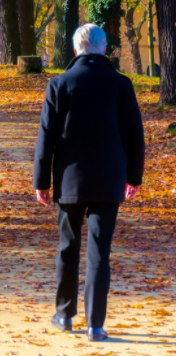
#> input picture Client/image/3.PNG, 176 x 356 px, found by its file name
$ python HOGTest.py
#> lines starting #> are read from the running program, lines starting #| are printed output that depends on the picture; after the words box and inside, x2 and y2 are one past the last pixel; in counts of white or black regions, pixels touching at a corner belong together; long printed decimals are rounded
### Client/VisionAlgorithms/HOG.py
import numpy as np
import cv2
import imutils
from VisionAlgorithms.VisionAlgorithm import VisionAlgorithm


class HOG(VisionAlgorithm):

    def __init__(self):
        super().__init__()
        print("Initialising HOG")
        self.name = "HOG"
        self.hog = cv2.HOGDescriptor()
        self.hog.setSVMDetector(cv2.HOGDescriptor_getDefaultPeopleDetector())
        self.resizeHeight = 0

    def update(self, image):
        return None

    # [5 lines left out: function detect, not called in this run]

    def isHuman(self, image):
        scale = 1
        resizedImage = cv2.resize(image, (int(64*scale), int(128*scale)), interpolation=cv2.INTER_AREA)
        (rects, weights) = self.hog.detectMultiScale(resizedImage, winStride=(2, 2), padding=(8, 8), scale=1) #works... OK ish my fave

        print(rects)
        print(weights)

        if(len(rects) > 0):
            print("Its human!")
            for (x, y, w, h) in rects:
                cv2.rectangle(resizedImage, (x, y), (x + w, y + h), (0, 0, 255), 2)
                print("added")
            return True
        else:
            return False

    # Converts the size of the image based off the person size
    # 0.1 0.5 1 for example
    def setDetectSize(self, personSize):
        self.resizeHeight = 128/personSize

### Client/VisionAlgorithms/VisionAlgorithm.py
import cv2

# Parent class for all Vision Algorithms
class VisionAlgorithm:

    def __init__(self):
        self.name = "Abstract Vision Algorithm"

        # Load default settings
        self.settings = {
            "BoxType": "all",
            "ReportMedium": None,
            "ReportType": None,
            "ReportFreq": None,
            "FromTime": None,
            "ToTime": None,
            "BlackAndWhite": False,
            "ReduceRes": False
        }

        self.dontChange = {

        }

        self.mapSettings = {
            "on": True,
            "off": False,
            "None": None
        }

    # [18 lines left out: functions detect, updateSetting, not called in this run]

### Client/HOGTest.py
from datetime import datetime
import cv2
from VisionAlgorithms.Motion import Motion
from VisionAlgorithms.HOG import HOG

HOG = HOG()
img = cv2.imread('image/3.png')
#> img is the input picture: shape (356, 176, 3); mean B, G, R 67.5, 83.7, 105.3

for i in range(1, 9):
    img = cv2.imread('image/' + str(i) + '.png')
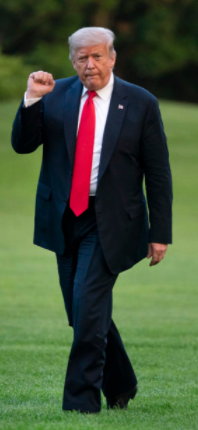
#> input picture Client/image/1.PNG, 198 x 430 px, found by its file name
#> img is the input picture: shape (430, 198, 3); mean B, G, R 57, 83.7, 69.6
    HOG.isHuman(img)
#> in isHuman, `resizedImage = cv2.resize(image, (int(64*scale), int(128*scale)), inte..`:
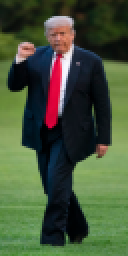
#> resizedImage: shape (128, 64, 3) (shown 2 times larger); mean B, G, R 57, 83.7, 69.6
#> in isHuman, `(rects, weights) = self.hog.detectMultiScale(resizedImage, winStride=(..`: rects = [[2, 0, 62, 123]]; weights = [0.287]
#| [[  2   0  62 123]]
#| [0.2868]
#> the loop in isHuman, `for (x, y, w, h) in rects:` made 1 pass
#| added
#> after the loop in isHuman, `for (x, y, w, h) in rects:`:
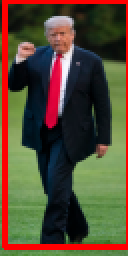
#> resizedImage: shape (128, 64, 3) (shown 2 times larger); 9.69% of pixels changed, all inside (x1, y1, x2, y2) = (1, 0, 64, 125)
#> pass 2 of the loop `for i in range(1, 9):`:
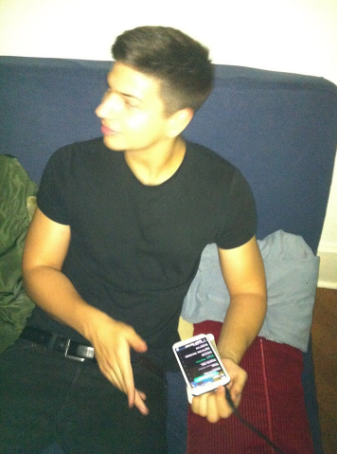
#> input picture Client/image/2.PNG, 337 x 454 px, found by its file name
#> img is the input picture: shape (454, 337, 3); mean B, G, R 109.9, 124, 123
#> in isHuman (call 2), `resizedImage = cv2.resize(image, (int(64*scale), int(128*scale)), inte..`:
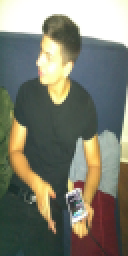
#> resizedImage: shape (128, 64, 3) (shown 2 times larger); mean B, G, R 109.9, 124, 123
#> rects = ()
#> (the run stopped early here; a loop or call above may not have finished)
